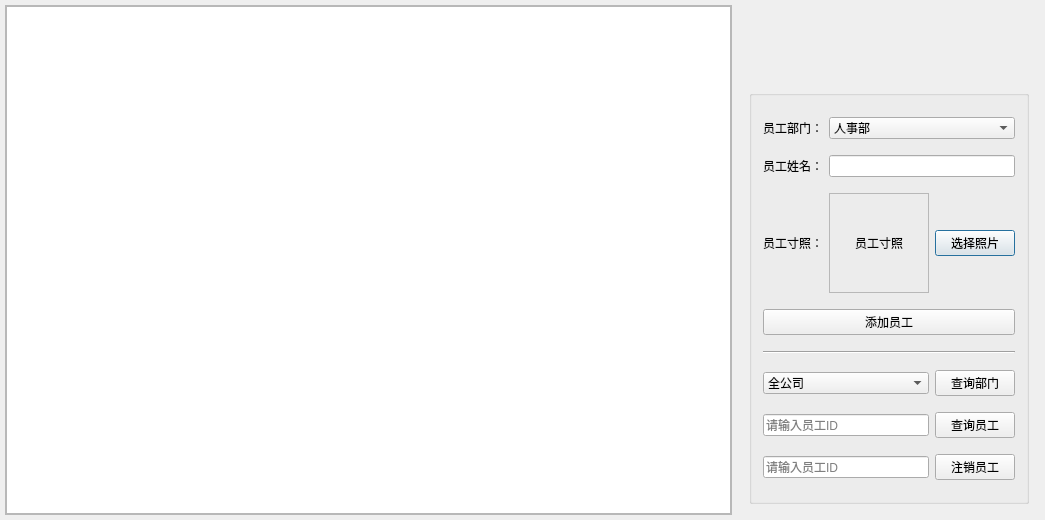
<?xml version="1.0" encoding="UTF-8"?>
<ui version="4.0">
 <class>QtQQ_ServerClass</class>
 <widget class="QDialog" name="QtQQ_ServerClass">
  <property name="geometry">
   <rect>
    <x>0</x>
    <y>0</y>
    <width>1045</width>
    <height>520</height>
   </rect>
  </property>
  <property name="windowTitle">
   <string>QtQQ_Server</string>
  </property>
  <layout class="QHBoxLayout" name="horizontalLayout_2">
   <property name="leftMargin">
    <number>5</number>
   </property>
   <property name="topMargin">
    <number>5</number>
   </property>
   <property name="rightMargin">
    <number>5</number>
   </property>
   <property name="bottomMargin">
    <number>5</number>
   </property>
   <item>
    <widget class="QScrollArea" name="scrollArea">
     <property name="sizePolicy">
      <sizepolicy hsizetype="MinimumExpanding" vsizetype="MinimumExpanding">
       <horstretch>0</horstretch>
       <verstretch>0</verstretch>
      </sizepolicy>
     </property>
     <property name="minimumSize">
      <size>
       <width>700</width>
       <height>500</height>
      </size>
     </property>
     <property name="widgetResizable">
      <bool>true</bool>
     </property>
     <widget class="QWidget" name="scrollAreaWidgetContents">
      <property name="geometry">
       <rect>
        <x>0</x>
        <y>0</y>
        <width>698</width>
        <height>508</height>
       </rect>
      </property>
      <layout class="QVBoxLayout" name="verticalLayout">
       <property name="leftMargin">
        <number>0</number>
       </property>
       <property name="topMargin">
        <number>0</number>
       </property>
       <property name="rightMargin">
        <number>0</number>
       </property>
       <property name="bottomMargin">
        <number>0</number>
       </property>
       <item>
        <widget class="QTableView" name="tableView"/>
       </item>
      </layout>
     </widget>
    </widget>
   </item>
   <item>
    <widget class="QWidget" name="widget" native="true">
     <property name="sizePolicy">
      <sizepolicy hsizetype="Fixed" vsizetype="Preferred">
       <horstretch>0</horstretch>
       <verstretch>0</verstretch>
      </sizepolicy>
     </property>
     <layout class="QVBoxLayout" name="verticalLayout_2">
      <property name="leftMargin">
       <number>11</number>
      </property>
      <item>
       <layout class="QHBoxLayout" name="horizontalLayout">
        <item>
         <widget class="QLabel" name="label">
          <property name="minimumSize">
           <size>
            <width>68</width>
            <height>68</height>
           </size>
          </property>
          <property name="maximumSize">
           <size>
            <width>68</width>
            <height>68</height>
           </size>
          </property>
          <property name="text">
           <string/>
          </property>
          <property name="pixmap">
           <pixmap resource="QtQQ_Server.qrc">:/QtQQ_Server/Resources/images/gsq.png</pixmap>
          </property>
          <property name="scaledContents">
           <bool>true</bool>
          </property>
         </widget>
        </item>
        <item>
         <spacer name="horizontalSpacer_2">
          <property name="orientation">
           <enum>Qt::Horizontal</enum>
          </property>
          <property name="sizeHint" stdset="0">
           <size>
            <width>40</width>
            <height>20</height>
           </size>
          </property>
         </spacer>
        </item>
       </layout>
      </item>
      <item>
       <widget class="QGroupBox" name="groupBox">
        <property name="title">
         <string/>
        </property>
        <layout class="QGridLayout" name="gridLayout">
         <item row="0" column="0">
          <widget class="QLabel" name="label_2">
           <property name="text">
            <string>员工部门：</string>
           </property>
          </widget>
         </item>
         <item row="0" column="1" colspan="2">
          <widget class="QComboBox" name="employeeDepBox">
           <item>
            <property name="text">
             <string>人事部</string>
            </property>
           </item>
           <item>
            <property name="text">
             <string>研发部</string>
            </property>
           </item>
           <item>
            <property name="text">
             <string>市场部</string>
            </property>
           </item>
          </widget>
         </item>
         <item row="1" column="0">
          <widget class="QLabel" name="label_3">
           <property name="text">
            <string>员工姓名：</string>
           </property>
          </widget>
         </item>
         <item row="1" column="1" colspan="2">
          <widget class="QLineEdit" name="employeeNameEdit"/>
         </item>
         <item row="2" column="0">
          <widget class="QLabel" name="label_4">
           <property name="text">
            <string>员工寸照：</string>
           </property>
          </widget>
         </item>
         <item row="2" column="1">
          <widget class="QLabel" name="headLabel">
           <property name="minimumSize">
            <size>
             <width>100</width>
             <height>100</height>
            </size>
           </property>
           <property name="maximumSize">
            <size>
             <width>100</width>
             <height>100</height>
            </size>
           </property>
           <property name="frameShape">
            <enum>QFrame::StyledPanel</enum>
           </property>
           <property name="frameShadow">
            <enum>QFrame::Plain</enum>
           </property>
           <property name="text">
            <string>员工寸照</string>
           </property>
           <property name="scaledContents">
            <bool>true</bool>
           </property>
           <property name="alignment">
            <set>Qt::AlignCenter</set>
           </property>
          </widget>
         </item>
         <item row="2" column="2">
          <widget class="QPushButton" name="selectPictureBtn">
           <property name="text">
            <string>选择照片</string>
           </property>
          </widget>
         </item>
         <item row="3" column="0" colspan="3">
          <widget class="QPushButton" name="addEmployeeBtn">
           <property name="text">
            <string>添加员工</string>
           </property>
          </widget>
         </item>
         <item row="4" column="0" colspan="3">
          <widget class="Line" name="line">
           <property name="orientation">
            <enum>Qt::Horizontal</enum>
           </property>
          </widget>
         </item>
         <item row="5" column="0" colspan="2">
          <widget class="QComboBox" name="queryDepBox">
           <item>
            <property name="text">
             <string>全公司</string>
            </property>
           </item>
           <item>
            <property name="text">
             <string>人事部</string>
            </property>
           </item>
           <item>
            <property name="text">
             <string>研发部</string>
            </property>
           </item>
           <item>
            <property name="text">
             <string>市场部</string>
            </property>
           </item>
          </widget>
         </item>
         <item row="5" column="2">
          <widget class="QPushButton" name="queryDepBtn">
           <property name="text">
            <string>查询部门</string>
           </property>
          </widget>
         </item>
         <item row="6" column="0" colspan="2">
          <widget class="QLineEdit" name="queryIDEdit">
           <property name="placeholderText">
            <string>请输入员工ID</string>
           </property>
          </widget>
         </item>
         <item row="6" column="2">
          <widget class="QPushButton" name="queryIDBtn">
           <property name="text">
            <string>查询员工</string>
           </property>
          </widget>
         </item>
         <item row="7" column="0" colspan="2">
          <widget class="QLineEdit" name="deleteIDEdit">
           <property name="placeholderText">
            <string>请输入员工ID</string>
           </property>
          </widget>
         </item>
         <item row="7" column="2">
          <widget class="QPushButton" name="deleteIDBtn">
           <property name="text">
            <string>注销员工</string>
           </property>
          </widget>
         </item>
        </layout>
       </widget>
      </item>
     </layout>
    </widget>
   </item>
  </layout>
 </widget>
 <layoutdefault spacing="6" margin="11"/>
 <resources>
  <include location="QtQQ_Server.qrc"/>
 </resources>
 <connections/>
</ui>
